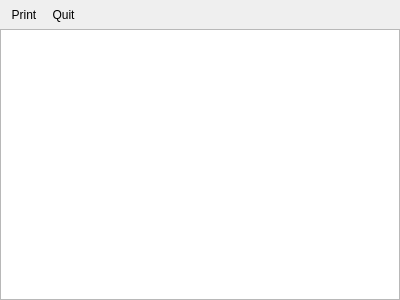
<?xml version="1.0" encoding="UTF-8"?>
<ui version="4.0">
 <class>PrintDialog</class>
 <widget class="QDialog" name="PrintDialog">
  <property name="geometry">
   <rect>
    <x>0</x>
    <y>0</y>
    <width>400</width>
    <height>300</height>
   </rect>
  </property>
  <property name="windowTitle">
   <string>Print Results</string>
  </property>
  <layout class="QVBoxLayout" name="verticalLayout">
   <property name="spacing">
    <number>0</number>
   </property>
   <property name="margin">
    <number>0</number>
   </property>
   <item>
    <widget class="QToolBar" name="widget">
     <addaction name="m_action_print"/>
     <addaction name="m_action_quit"/>
    </widget>
   </item>
   <item>
    <widget class="QTextEdit" name="m_text_edit">
     <property name="readOnly">
      <bool>true</bool>
     </property>
    </widget>
   </item>
  </layout>
  <action name="m_action_quit">
   <property name="icon">
    <iconset resource="../../../common/icons/chrono.qrc">
     <normaloff>:/client/system-log-out.png</normaloff>:/client/system-log-out.png</iconset>
   </property>
   <property name="text">
    <string>Quit</string>
   </property>
  </action>
  <action name="m_action_print">
   <property name="icon">
    <iconset resource="../../../common/icons/chrono.qrc">
     <normaloff>:/client/document-print.png</normaloff>:/client/document-print.png</iconset>
   </property>
   <property name="text">
    <string>Print</string>
   </property>
  </action>
 </widget>
 <resources>
  <include location="../../../common/icons/chrono.qrc"/>
 </resources>
 <connections>
  <connection>
   <sender>m_action_quit</sender>
   <signal>triggered()</signal>
   <receiver>PrintDialog</receiver>
   <slot>close()</slot>
   <hints>
    <hint type="sourcelabel">
     <x>-1</x>
     <y>-1</y>
    </hint>
    <hint type="destinationlabel">
     <x>199</x>
     <y>149</y>
    </hint>
   </hints>
  </connection>
 </connections>
</ui>
